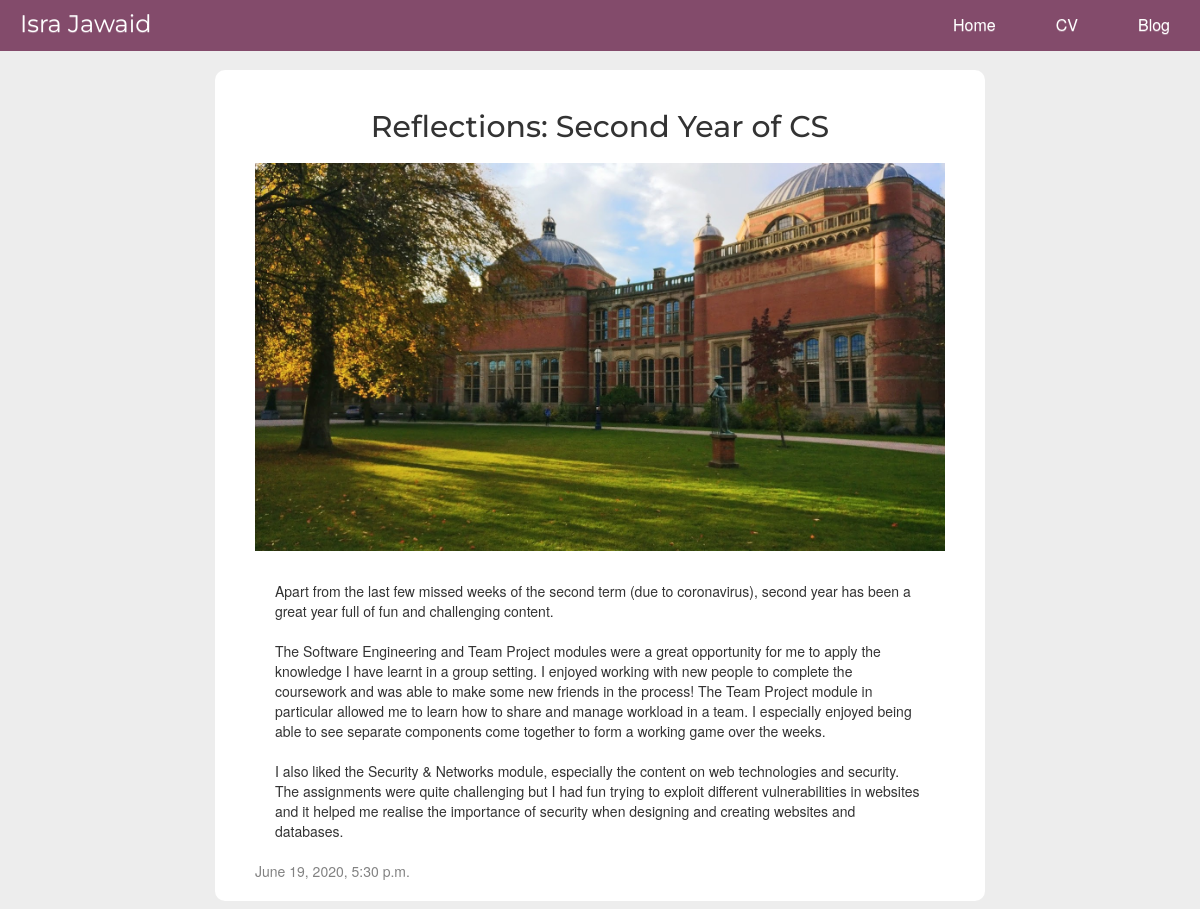
Screenshot of /post/11/ with the database file from the repository.
### blog/models.py (models this page shows, shortened)
class Post(models.Model):
	author = models.ForeignKey(settings.AUTH_USER_MODEL, on_delete=models.CASCADE)
	title = models.CharField(max_length=200)
	text = models.TextField()
	summary = models.TextField(default="")
	created_date = models.DateTimeField(default=timezone.now)
	published_date = models.DateTimeField(blank=True, null=True)
	height_field = models.IntegerField(default=0)
	width_field = models.IntegerField(default=0)
	image = models.ImageField(upload_to='media/', null=True, blank=True, height_field="height_field", width_field="width_field");

### blog/views.py (the view)
# urls.py: path('post/<int:pk>/', views.post_detail, name='post_detail'),
def post_detail(request, pk):
	post = get_object_or_404(Post, pk=pk)
	return render(request, 'blog/post_detail.html', {'post':post})

### blog/templates/blog/post_detail.html (shortened to what this page needs)
﻿{% extends 'blog/base.html' %}
{% block content %}
<div class="container-fluid">
    <div class="row">
		<div class="col-md-2"></div>
        <div class="col-md-8">
			<div class="post-detail">
				<h2 class="post-title">{{ post.title }}</h2>
				{% if post.image %}
					<img class="img-responsive center-block" id="post-image-full" src="{{ post.image.url }}"></img>
				{% endif %}
				<p class="post-text">{{ post.text|linebreaksbr }}</p>
				{% if post.published_date %}
					<div class="date">
						{{ post.published_date }}
					</div>
				{% endif %}
			</div>
        </div>
		<div class="col-md-2"></div>
    </div>
</div>
{% endblock %}

### blog/static/css/blog.css (style rules this page uses)
body { background-color: #EDEDED; padding-top: 0px; position: relative; }
.row:after { content: ""; display: table; clear: both; }
h1, h2, h3, h4 { font-family: 'Montserrat', sans-serif; }
.post-text { padding: 10px 20px; }
.post-title { text-align: center; padding-bottom: 10px; }
.date { color: #828282; }
.post-detail { margin-bottom: 20px; background-color: #FFFFFF; padding: 20px 40px; border-radius: 10px; }
#post-image-full { margin-bottom: 20px; align: center; width: 100%; }
.container-fluid { display: block; margin-left: auto; margin-right: auto; position: relative; }
.col-md-8 { padding-top: 50px; }

### rows the page displays
Post: title "Reflections: Second Year of CS", image (picture), text "Apart from the last few missed weeks of the second term (due to coronavirus), second year has been a great year full of fun and challenging content. The Software Engineering and Team Project modules were a great opportunity for me to apply the knowledge I have learnt in a group setting. I enjoyed working with new people to complete the coursework and was able to make some new friends in the process! The Team Project module in particular allowed me to learn how to share and manage workload in a team. I especially enjoyed being able to see separate components come together to form a working game over the weeks. I also liked the Security & Networks module, especially the content on web…", published_date "June 19, 2020, 5:30 p.m."
